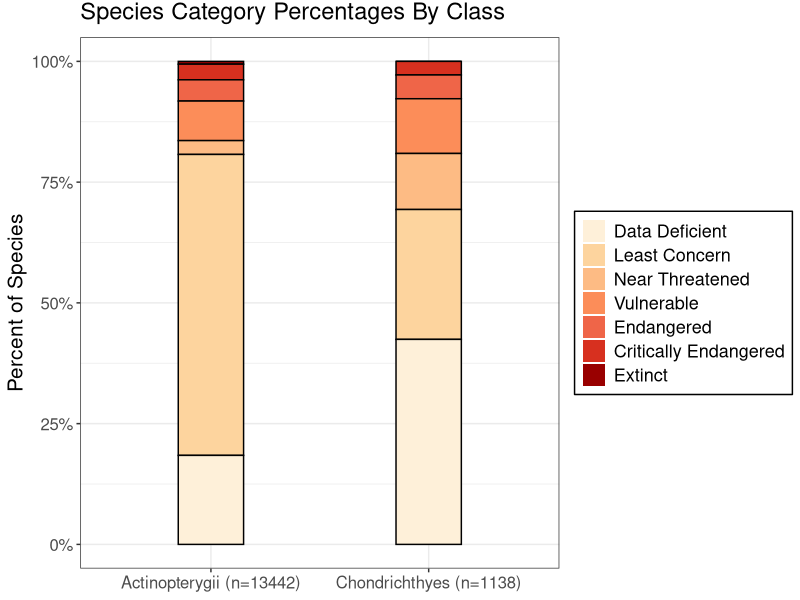

R code for this plot:
## ---- chunk 1
#This chunk sets up the initial options for the document. They can be overwriten in any othe chunk
knitr::opts_chunk$set(echo = FALSE)
## ---- chunk 2
Taxonomic=read.csv("./Data/Taxonomic_and_Status.csv")
#Note that some of the scientific names are a little bit funky in these files. They seem to have not too much information on them and as such have weird characters that may confuse any code used for joining and such.

#convert low count categories to closest related cateogry (consolidating categories-- we can also just remove them). #note that grep below finds the index of LR/cd OR LR/lc.
Taxonomic$Category[grep("LR/cd|LR/lc",Taxonomic$Category)]="LC" 
Taxonomic$Category[grep("LR/nt",Taxonomic$Category)]="NT"
Taxonomic$Category[grep("EW",Taxonomic$Category)]="EX"
Taxonomic$Category=factor(Taxonomic$Category,levels=c("EX","CR","EN","VU","NT","LC","DD")) 

library(RColorBrewer)
library(ggplot2)

SummaryTable=data.frame(table(Taxonomic$Category,Taxonomic$Class))
names(SummaryTable)=c("GlobalStatus","Class","Count")

colours=brewer.pal(name="OrRd", n=nlevels(SummaryTable$GlobalStatus))
names(colours)=rev(levels(SummaryTable$GlobalStatus))

SummaryTable1=SummaryTable[SummaryTable$Class=="ACTINOPTERYGII"|SummaryTable$Class=="CHONDRICHTHYES",]

CategoryGraph=ggplot(data=SummaryTable1,aes(x=Class,y=Count,fill=GlobalStatus,order=GlobalStatus,width=.3))+
    geom_bar(stat="identity",show.legend=T,position="fill")+
    guides(fill=guide_legend(reverse=TRUE))+
    scale_fill_manual(values=colours,labels=c("Extinct","Critically Endangered","Endangered","Vulnerable","Near Threatened","Least Concern","Data Deficient"))+
    ylab("Percent of Species")+
    scale_y_continuous(labels = scales::percent)+
    ggtitle(NULL)+
    theme_bw()+
    ggtitle("Species Category Percentages By Class")+
    scale_x_discrete(labels=c("ACTINOPTERYGII"="Actinopterygii (n=13442)","CHONDRICHTHYES"="Chondrichthyes (n=1138)"))+
    geom_bar(stat="identity",color="black",position="fill",show.legend=FALSE)+
    xlab(NULL)+
    theme(legend.background = element_rect(colour = "black"),plot.title = element_text(size = 17, vjust = 2),axis.text=element_text(size=12),axis.title=element_text(size=15,vjust = 1),legend.title=element_blank(),legend.text=element_text(size=13))

CategoryGraph
